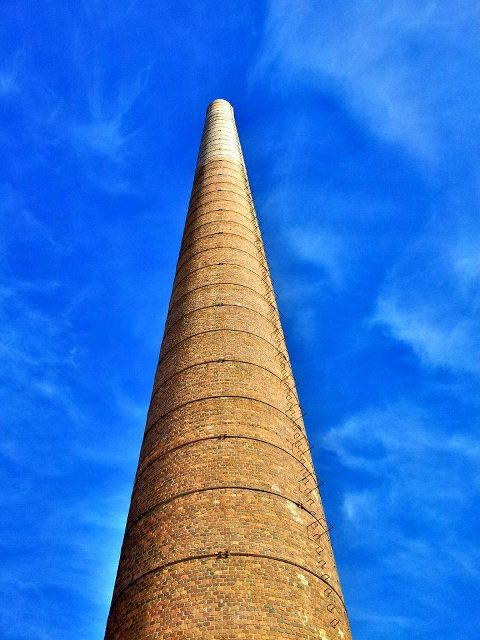
%> input picture Practise4_Segmentation/torre_monica.jpg, 480 x 640 px
$ octave exercise2.m   (GNU Octave 9; MATLAB toolbox functions it lacks are replaced by stand-ins)
%> lines starting %> are read from the running program, lines starting %| are printed output that depends on the picture; in (x1, y1, x2, y2) boxes, pixels count from 0 and x2, y2 are one past the last pixel; in counts of white or black regions, pixels touching at a corner belong together; the program's own positions count from 1
im = imread('torre_monica.jpg');
%> im is the input picture: size 640x480x3 uint8; mean R, G, B 56.5, 117, 204
figure, subplot(2,2,1), imshow(im), title('Imagen Original');
nPixels = size(im,1) * size(im,2);
%> nPixels = 307200
data = reshape(im, nPixels, 3); %Image as a vector
pert = kmeans(double(data), 2); %
clus=reshape(pert, size(im, 1), size(im, 2)); %Vector Image back to a matrix
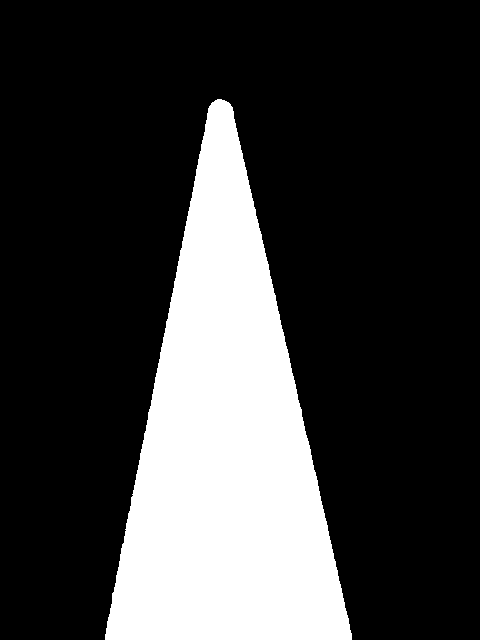
%> clus: size 640x480 double; values 1 (black) and 2 (white), 23.7% white; 1 white region, box (x1, y1, x2, y2) and area: (105, 99, 352, 640) 72758
im_clust=uint8(255*(clus-1)./(max(max(clus))-1));
subplot(2,2,2), imshow(im_clust), title('Imagen original segmentada');

im_gray = rgb2gray(im);
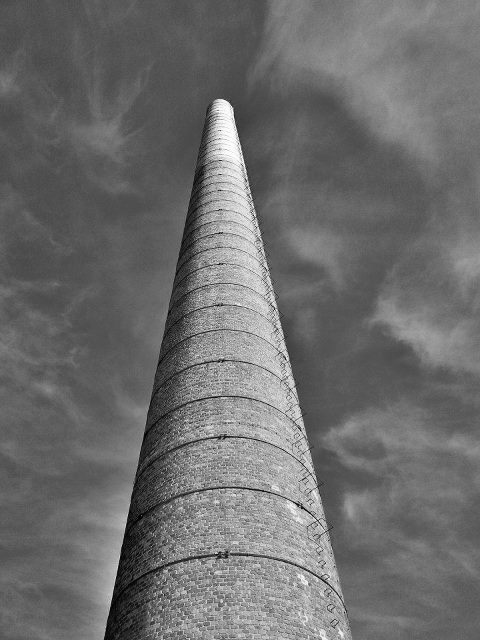
%> im_gray: size 640x480 uint8; min 1, max 255, mean 108.8
subplot(2,2,3), imshow(im_gray), title('Imagen Gris');
nPixels = prod(size(im_gray));
data = reshape(im_gray, nPixels, 1); %Image as a vector
pert = kmeans(double(data), 2); %
clus=reshape(pert, size(im_gray)); %Vector Image back to a matrix
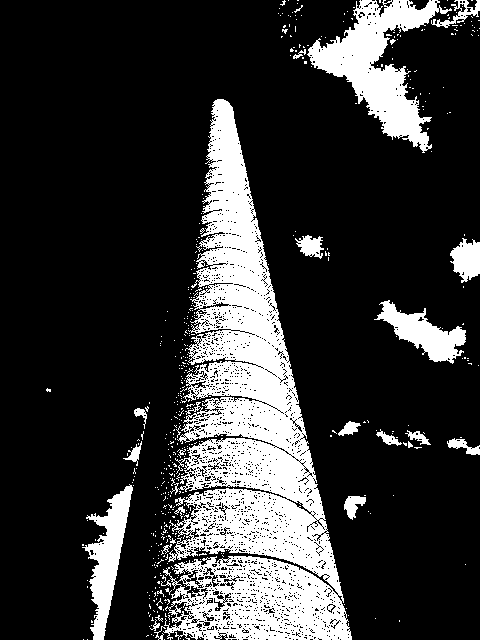
%> clus: size 640x480 double; values 1 (black) and 2 (white), 20.7% white; 495 white regions (472 under 20 px), largest, box (x1, y1, x2, y2) and area: (163, 99, 352, 640) 45366, (307, 0, 452, 153) 8016, (82, 484, 133, 640) 3174
im_clust=uint8(255*(clus-1)/(max(max(clus))-1));
subplot(2,2,4), imshow(im_clust), title('Imagen gris segmentada');
